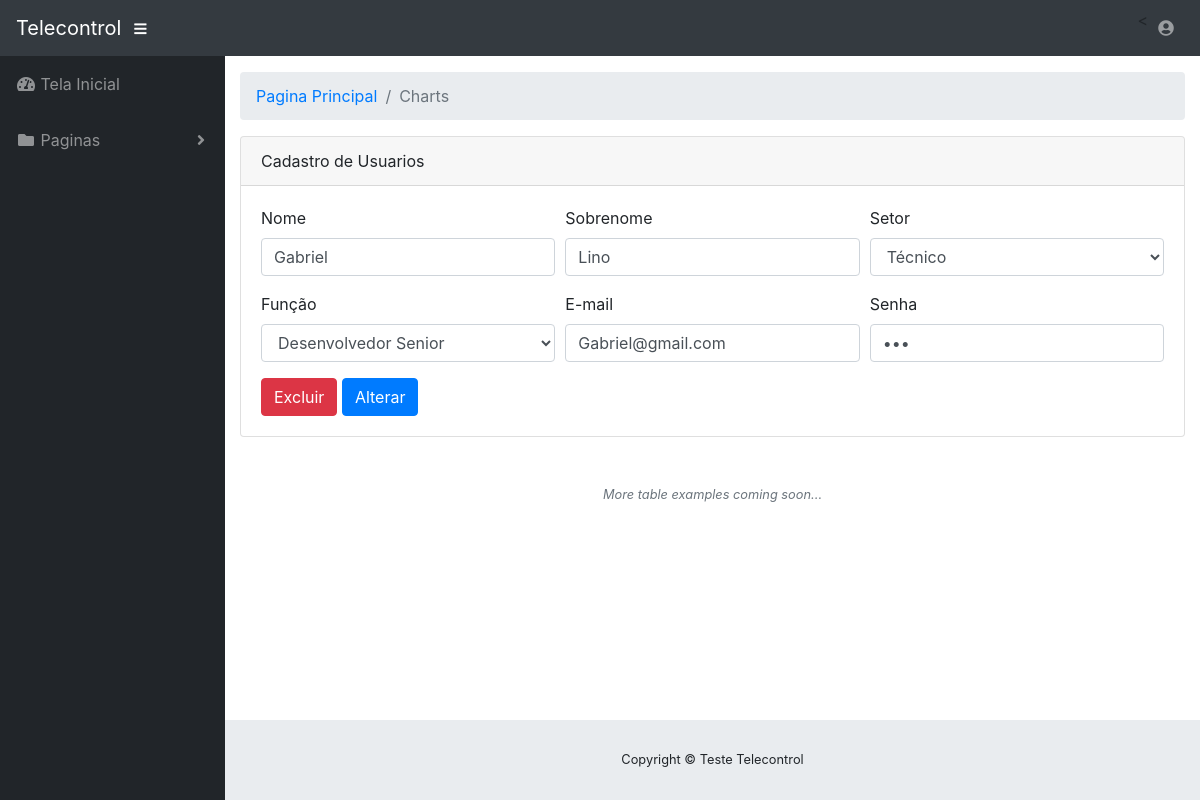
The app's page /view/alterarUsuario.php?usuario=15 (signed in), older data.
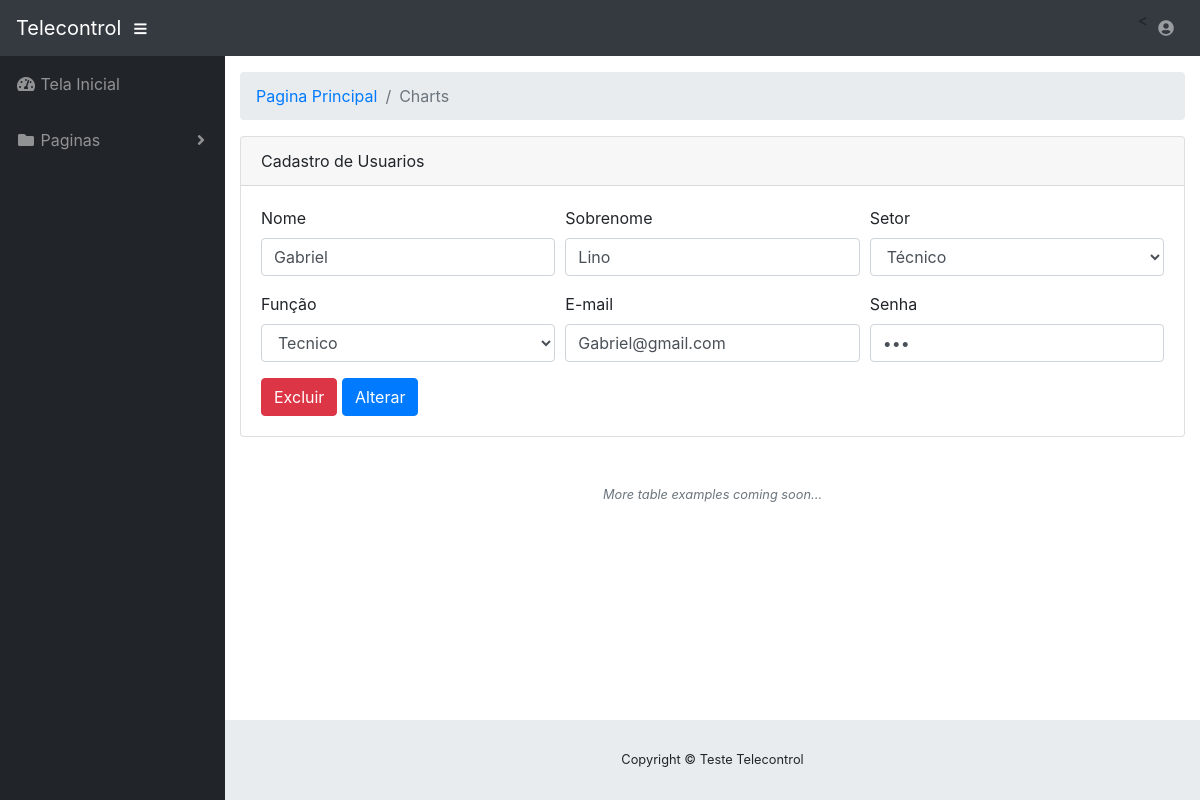
The same page, newer data.
### tables this page shows
CREATE TABLE IF NOT EXISTS `usuario` (
  `id` int(11) NOT NULL AUTO_INCREMENT,
  `nome` varchar(50) DEFAULT NULL,
  `sobrenome` varchar(50) DEFAULT NULL,
  `email` varchar(50) DEFAULT NULL,
  `senha` varchar(50) DEFAULT NULL,
  `setor` int(11) DEFAULT NULL,
  `funcao` int(11) DEFAULT NULL,
  PRIMARY KEY (`id`),
  KEY `setor` (`setor`),
  KEY `funcao` (`funcao`)
);

CREATE TABLE IF NOT EXISTS `funcao` (
  `id` int(11) NOT NULL AUTO_INCREMENT,
  `descricao` varchar(200) DEFAULT NULL,
  `salario` float DEFAULT NULL,
  PRIMARY KEY (`id`)
);

CREATE TABLE IF NOT EXISTS `setores` (
  `id` int(11) NOT NULL AUTO_INCREMENT,
  `nome_setor` varchar(200) NOT NULL,
  PRIMARY KEY (`id`)
);

### model/modelUsuario.php (called while the page is built, shortened)
<?php
require_once('Connection.php');
class ModelUsuario{
	function __construct(){
		$objConnection = new Connection();
		$this->con = $objConnection->Conectar();
	}
	function getOneUsuario($id){
		$usuario = mysqli_query($this->con,"SELECT * FROM usuario AS u WHERE u.id = $id");
		for($i = 0; $array[$i] = mysqli_fetch_assoc($usuario); $i++) ;
		return $array;
	}
	function getSetores(){
		$usuario = mysqli_query($this->con,"SELECT * FROM setores AS s");
			return $usuario;
	}
	function getFuncoes(){
		$usuario = mysqli_query($this->con,"SELECT * FROM funcao AS f");
		return $usuario;
	}
}
?>

### model/Connection.php (called while the page is built, shortened)
<?php
class Connection{
	var $Server = "localhost";
	var $Username = "root";
	var $Password = "";
	var $Database = "site";
	function Conectar(){
		if(!($conectar = mysqli_connect($this->Server,$this->Username,$this->Password))){
			echo "Erro ao tentar abrir a conexão!";
		}else{
			if(!($con = mysqli_select_db($conectar,$this->Database))){
				echo "Erro ao selecionar o banco!";
			}
		}
		return $conectar;
	}
}
?>

### class/Usuario.php (called while the page is built, shortened)
<?php
require_once('../model/modelUsuario.php');
class Usuario
{
	function __construct()
	{
		$objUsuario = new modelUsuario();
		$this->objUsuario = $objUsuario;
	}
	function getOneUsuario()
	{
		$usuarios =  $this->objUsuario->getOneUsuario($_GET['usuario']);
		return $usuarios;
	}
	function getSetores()
	{
		$usuarios =  $this->objUsuario->getSetores();
		return $usuarios;
	}
	function getFuncoes()
	{
		$usuarios =  $this->objUsuario->getFuncoes();
		return $usuarios;
	}
}

### view/alterarUsuario.php (the view, shortened to what the changed rows need)
<?php
  require_once('../class/Usuario.php');
  $objUsuario = new Usuario();
  $usuario = $objUsuario->getOneUsuario();
  $funcoes = $objUsuario->getFuncoes();
  $setores = $objUsuario->getSetores();
?>
<!DOCTYPE html>
<html lang="en">
  <head>
    <link href="../vendor/bootstrap/css/bootstrap.min.css" rel="stylesheet">
    <link href="../vendor/fontawesome-free/css/all.min.css" rel="stylesheet" type="text/css">
    <link href="../vendor/datatables/dataTables.bootstrap4.css" rel="stylesheet">
    <link href="../css/sb-admin.css" rel="stylesheet">
  </head>
  <body id="page-top">
    <div id="wrapper">
      <div id="content-wrapper">
        <div class="container-fluid">
        <div class="card mx-auto">
		<div class="card-body">
          <form action="" method="POST">
			<div class="form-row">
				<div class="form-group col-md-4">
				  <label for="Nome">Nome</label>
				  <input type="text" class="form-control" id="nome" name="nome" value="<?= $usuario[0]['nome']?>" placeholder="Nome">
				</div>
				<div class="form-group col-md-4">
				  <label for="Sobrenome">Sobrenome</label>
				  <input type="text" class="form-control" id="sobrenome" name="sobrenome" value="<?= $usuario[0]['sobrenome']?>" placeholder="Sobrenome">
				</div>
				<div class="form-group col-md-4">
				  <label for="Setor">Setor</label>
				 <select id="setor" name="setor" class="form-control">
					<?php foreach($setores as  $row){
					  if(!empty($row['id'])){
					  ?>
                    <option <?= ($usuario[0]['setor']==$row['id']?'selected':'');?> value="<?= $row['id'];?>"><?= $row['nome_setor'];?></option>
				  <?php
				  }}?>
				  </select>
				</div>
				<div class="form-group col-md-4">
				  <label for="Função">Função</label>
				  <select id="funcao" name="funcao" class="form-control">
					<?php foreach($funcoes as  $row){
					  if(!empty($row['id'])){
					  ?>
                    <option <?= ($usuario[0]['funcao']==$row['id']?'selected':'');?> value="<?= $row['id'];?>"><?= $row['descricao'];?></option>
				  <?php
				  }}?>
				  </select>
				</div>
				<div class="form-group col-md-4">
				  <label for="inputEmail4">E-mail</label>
				  <input type="email" class="form-control" id="email" value="<?=$usuario[0]['email'];?>" placeholder="Email" name="email">
				</div>
				<div class="form-group col-md-4">
				  <label for="Senha">Senha</label>
				  <input type="password" class="form-control" id="senha" value="<?=$usuario[0]['senha'];?>" placeholder="Senha" name="senha">
				</div>
			  </div>
		</form>
        </div>
      </div>
        </div>
      </div>
    </div>
  </body>
</html>

Row changes from the older to the newer data that the page shows:
changed usuario "Gabriel": funcao "Desenvolvedor Senior" → "Tecnico"
